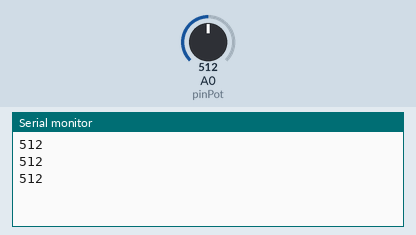
A sketch run on a simulated Arduino Uno, built with avr-gcc and run on an emulated ATmega328P. On the bench: the last lines printed to the serial monitor. The inputs (shaded band) are chosen by the test bench; at power-on: A0 (pinPot) = 512.

Above: at 1.3 s.
1.4 s: A0 (pinPot) set to 716
At 1.9 s:
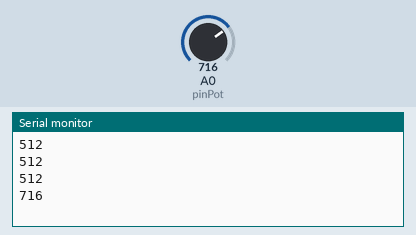
2.9 s: A0 (pinPot) set to 900
At 3.4 s:
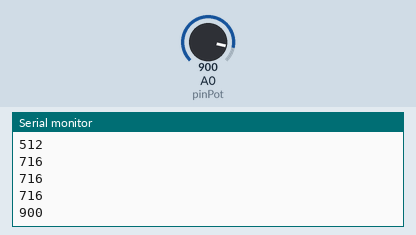
Timing chart, 0 to 5.9 s (numbered marks = the images above; inputs shaded):
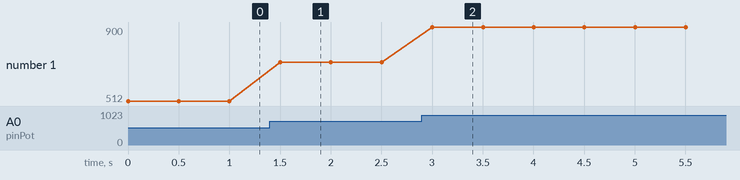

The sketch:

Leccion3.ValoresAnalogicos.ino
```cpp
/*
Curso: Desarrollo de Prototipos para IoT
Autor: Carlos Ramirez (carloslrm@gmail.com)
Septiembre - 2017
===========================================

Leccion # 3 . Leyendo valores analogicos

Basado en codigo de Simon Monk
https://learn.adafruit.com/series/learn-arduino

*/

//en esta parte podemos inicializar variables
int pinPot=0;


// La rutina setup se ejecuta cuando encendemos el Arduino,
// o presionamos el boton de reset:
void setup() {

  Serial.begin(9600); //inicializamos el puerto serial
}

//La rutina loop se ejecuta una y otra vez, de forma infinita:
void loop() {
  //leemos el valor analogico del pin A0 y lo guardamos en una variable
  int lectura  = analogRead(pinPot);
  //escribimos el valor de la variable en el puerto serial
  Serial.println(lectura);
  delay(500);
}
```

Measured:
- after the input at 1.4 s, the serial monitor: prints a new line after 0.10 s (image 1)
- after the input at 2.9 s, the serial monitor: prints a new line after 0.10 s (image 2)
- plotted number 1: 512 → 716 after the input at 1.4 s, 716 → 900 after the input at 2.9 s
